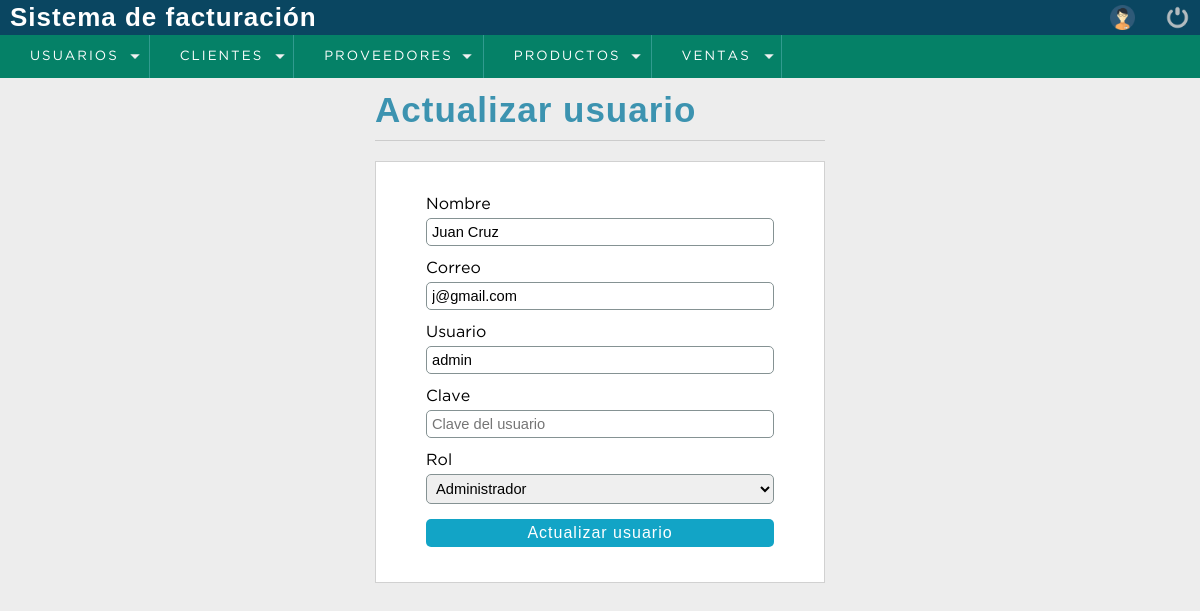
The page /proyecto/sistema/editar_usuario.php?id=1 (signed in) on the database its author committed.
### tables this page shows
CREATE TABLE `usuario` (
  `idusuario` int(11) NOT NULL,
  `nombre` varchar(50) DEFAULT NULL,
  `correo` varchar(100) DEFAULT NULL,
  `usuario` varchar(15) DEFAULT NULL,
  `clave` varchar(100) DEFAULT NULL,
  `rol` int(11) DEFAULT NULL
);

### proyecto/sistema/editar_usuario.php (the view, shortened to what this page needs)
<?php
include "../bd.php";
$iduser = $_GET['id'];
$sql = mysqli_query($connection, "SELECT u.idusuario, u.nombre, u.correo, u.usuario, u.rol as idrol, r.rol FROM usuario u INNER JOIN rol r on u.rol = r.idrol WHERE idusuario = $iduser");
$result_sql = mysqli_num_rows($sql);
if ($result_sql == 0) {
    header('Location: lista_usuario.php');
    exit;
} else {
    $data = mysqli_fetch_array($sql);
    $nombre = $data['nombre'];
    $correo = $data['correo'];
    $usuario = $data['usuario'];
    $idrol = $data['idrol'];
}
?>
<!DOCTYPE html>
<html lang="en">
<head>
    <?php include "includes/scripts.php"; ?>
</head>
<body>
<?php include "includes/header.php"; ?>
    <section id="container">
        <div class="form_register">
            <h1>Actualizar usuario</h1>
            <hr>
            <form action="" method="post">
                <label for="nombre">Nombre</label>
                <input type="text" name="nombre" id="nombre" placeholder="Nombre del usuario" value="<?php echo $nombre; ?>">
                <label for="correo">Correo</label>
                <input type="email" name="correo" id="correo" placeholder="Correo del usuario" value="<?php echo $correo; ?>">
                <label for="usuario">Usuario</label>
                <input type="text" name="usuario" id="usuario" placeholder="Usuario" value="<?php echo $usuario; ?>">
                <label for="clave">Clave</label>
                <input type="password" name="clave" id="clave" placeholder="Clave del usuario">
                <label for="rol">Rol</label>
                <select name="rol" id="rol">
                    <?php
                    $query_roles = mysqli_query($connection, "SELECT * FROM rol");
                    while ($row = mysqli_fetch_array($query_roles)) {
                        $seleccionado = ($row['idrol'] == $idrol) ? 'seleccionado' : '';
                        echo '<option value="' . $row['idrol'] . '" ' . $seleccionado . '>' . $row['rol'] . '</option>';
                    }
                    ?>
                </select>
                <input type="submit" value="Actualizar usuario" class="btn-save">
            </form>
        </div>
    </section>
</body>
</html>

### proyecto/sistema/css/style.css (style rules this page uses)
* { margin: 0; padding: 0; box-sizing: border-box; }
body { background: #ededed; }
h1, h2, h3, h4, h5, h6 { font-family: 'arial'; font-weight: bold; letter-spacing: 1px; }
h1 { font-size: 26px; }
#container { padding: 90px 15px 15px; }
.form_register { width: 450px; margin: auto; }
.form_register h1 { color: #3c93b0; }
hr { border: 0; background: #CCC; height: 1px; display: block; margin: 10px 0; }
form { background: #FFF; margin: auto; padding: 20px 50px; border: 1px solid #d1d1d1; }
label { display: block; font-size: 12pt; font-family: 'Gothambook'; margin: 15px auto 5px auto; }
input,select { display: block; width: 100%; font-size: 11pt; padding: 5px; border: 1px solid #859293; border-radius: 5px; }
.btn-save { font-size: 12pt; background: #12a4c6; color: #FFF; letter-spacing: 1px; border: 0; cursor: pointer; margin: 15px auto; }
#container h1 { font-size: 35px; display: inline-block; }

### rows shown on the page
usuario: nombre "Juan Cruz", correo "j@gmail.com", usuario "admin"

### other values the page prints
form field rol "Administrador"
